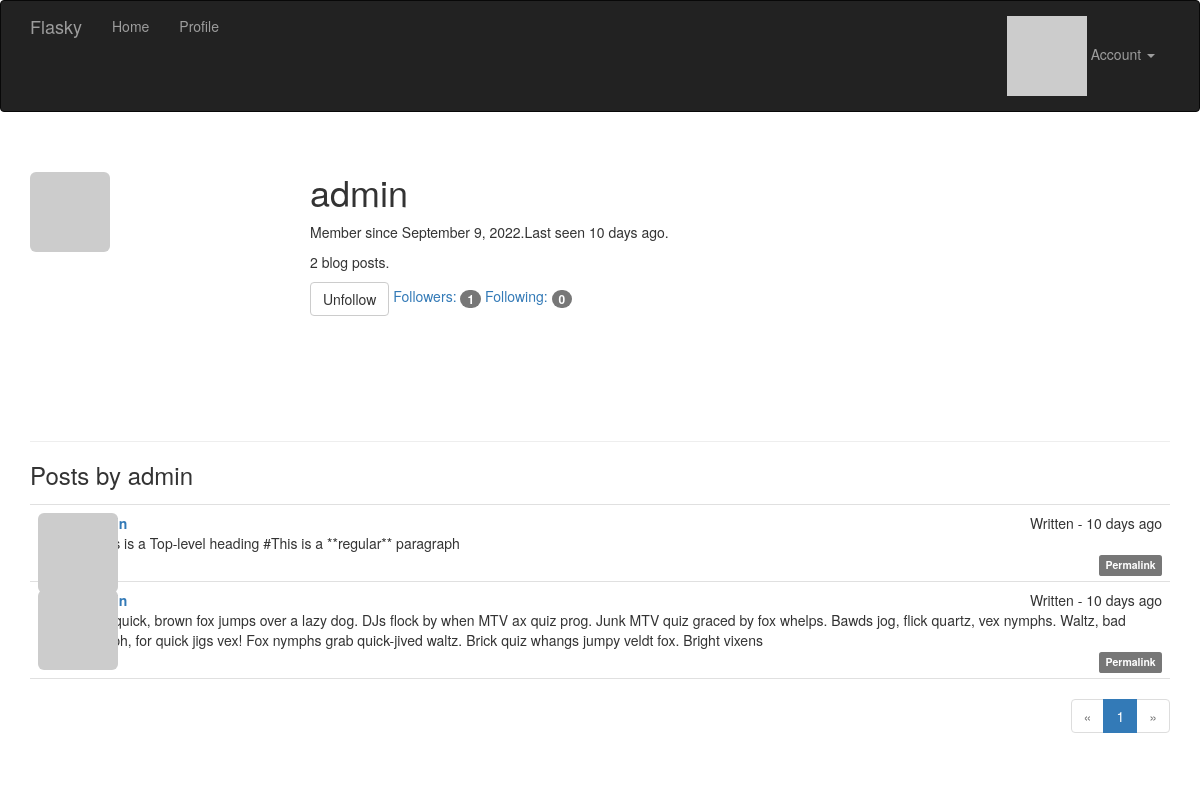
The page /user/admin (signed in) on the database its author committed.
### app/models.py (models this page shows, shortened)
class User(UserMixin, db.Model):
    __tablename__ = 'users'
    id = db.Column(db.Integer, primary_key=True)
    email = db.Column(db.String(64), unique=True, index=True)
    username = db.Column(db.String(64), unique=True, index=True)
    role_id = db.Column(db.Integer, db.ForeignKey('roles.id'))
    password_hash = db.Column(db.String(128))
    confirmed = db.Column(db.Boolean, default=False)
    name = db.Column(db.String(64))
    location = db.Column(db.String(64))
    about_me = db.Column(db.Text())
    member_since = db.Column(db.DateTime(),
                             default=datetime.datetime.utcnow)
    last_seen = db.Column(db.DateTime(),
                          default=datetime.datetime.utcnow)
    avatar_hash = db.Column(db.String(32))
    posts = db.relationship('Post', backref='author', lazy='dynamic')
    followed = db.relationship('Follow',
                               foreign_keys=[Follow.follower_id],
                               backref=db.backref('follower', lazy='joined'),
                               lazy='dynamic',
                               cascade='all, delete-orphan')
    followers = db.relationship('Follow',
                                foreign_keys=[Follow.followed_id],
                                backref=db.backref('followed', lazy='joined'),
                                lazy='dynamic',
                                cascade='all, delete-orphan')
    @property
    def password(self):
        raise AttributeError('password is not a readable attribute')
    def can(self, perm):
        return self.role is not None and self.role.has_permission(perm)
    def is_administrator(self):
        return self.can(Permission.ADMIN)
    def ping(self):
        self.last_seen = datetime.datetime.utcnow()
        db.session.add(self)
        db.session.commit()
    def gravatar(self, size=100, default='robohash', rating='g'):
        if request.is_secure:
            url = 'https://secure.gravatar.com/avatar'
        else:
            url = 'http://www.gravatar.com/avatar'
        hash = self.avatar_hash or self.gravatar_hash()
        return f'{url}/{hash}?s={size}&d={default}&r={rating}'
    def is_following(self, user):
        if user.id is None:
            return False
        return self.followed.filter_by(
            followed_id=user.id).first() is not None

class Post(db.Model):
    __tablename__ = 'posts'
    id = db.Column(db.Integer, primary_key=True)
    body = db.Column(db.Text)
    body_html = db.Column(db.Text)
    timestamp = db.Column(db.DateTime, index=True,
                          default=datetime.datetime.utcnow)
    author_id = db.Column(db.Integer, db.ForeignKey('users.id'))

### app/main/views.py (the view)
@main.route('/user/<username>')
def user(username):
    user = User.query.filter_by(username=username).first_or_404()
    page = request.args.get('page', 1, type=int)
    pagination = user.posts.order_by(Post.timestamp.desc()).paginate(
        page, per_page=current_app.config['FLASKY_POSTS_PER_PAGE'],
        error_out=False)
    posts = pagination.items
    return render_template('user.html', user=user, posts=posts,
                           pagination=pagination)

### app/auth/views.py (called while the page is built)
@auth.before_app_request
def before_request():
    if current_user.is_authenticated:
        current_user.ping()
        if  not current_user.confirmed \
            and request.endpoint \
            and request.blueprint != 'auth' \
            and request.endpoint != 'static':
            return redirect(url_for('auth.unconfirmed'))

### app/main/__init__.py (called while the page is built)
@main.app_context_processor
def inject_permissions():
    return dict(Permission=Permission)

### app/models.py (called while the page is built)
@login_manager.user_loader
def load_user(user_id):
    return User.query.get(int(user_id))

    def has_permission(self, perm):
        return self.permissions & perm == perm

### app/templates/user.html (shortened to what this page needs)
{% extends 'base.html' %}
{% import "_macros.html" as macros %}
{% block page_content %}
<div class='page-header'>
    <img class="img-rounded profile-thumbnail" src="{{ user.gravatar(size=256) }}">
    <div class="profile-header">
        <h1>{{ user.username }}</h1>
        <p> Member since {{ moment(user.member_since).format('LL') }}.Last seen {{ moment(user.last_seen).fromNow() }}. </p>
        <p>{{ user.posts.count() }} blog posts.</p>
        <p>
            {% if current_user.can(Permission.FOLLOW) and user != current_user %}
                {% if not current_user.is_following(user) %}
                <a href="{{ url_for('main.follow', username=user.username) }}" class="btn btn-primary">Follow</a>
                {% else %}
                <a href="{{ url_for('main.unfollow', username=user.username) }}" class="btn btn-default">Unfollow</a>
                {% endif %}
            {% endif %}
            <a href="{{ url_for('main.followers', username=user.username) }}">Followers: <span class="badge">{{ user.followers.count() - 1 }}</span></a>
            <a href="{{ url_for('main.followed_by', username=user.username) }}">Following: <span class="badge">{{ user.followed.count() - 1  }}</span></a>
        </p>
    </div>
</div>
<h3>Posts by {{ user.username }}</h3>
{% include '_posts.html' %}
<div class="pagination">
    {{ macros.pagination_widget(pagination, 'main.user', username=user.username) }}
</div>
{% endblock page_content %}

### app/templates/_posts.html (shortened to what this page needs)
<ul class="posts">
    {% for post in posts %}
    <li class="post">
        <div class="post-thumbnail">
            <a hrer="{{ url_for('main.user', username=post.author.username) }}">
                <img class="img-rounded profile-thumbnail" src="{{ post.author.gravatar(size=40) }}">
            </a>
        </div>
        <div class="post-content">
            <div class="post-date">Written - {{ moment(post.timestamp).fromNow() }}</div>
            <div class="post-author"><a href="{{ url_for('main.user', username=post.author.username) }}">{{ post.author.username }}</a></div>
            <div class="post-body">
                {% if post.body_html %}
                    {{ post.body_html | safe }}
                {% else %}
                    {{ post.body }}
                {% endif %}
            </div>
            <div class="post-footer">
                <a href="{{ url_for('main.post', id=post.id) }}"><span class="label label-default">Permalink</span></a>
            </div>
        </div>
    </li>
    {% endfor %}
</ul>

### app/static/styles.css (style rules this page uses)
.profile-thumbnail { position: absolute; }
.profile-header { min-height: 260px; margin-left: 280px; }
ul.posts { list-style-type: none; padding: 0px; margin: 16px 0px 0px 0px; border-top: 1px solid #e0e0e0; }
ul.posts li.post { padding: 8px; border-bottom: 1px solid #e0e0e0; }
div.post-date { float: right; }
div.post-author { font-weight: bold; }
div.post-thumbnail { position: absolute; }
div.post-content { margin-left: 48px; min-height: 48px; }
div.post-footer { text-align: right; }
div.pagination { width: 100%; text-align: right; padding: 0px; margin: 0px; }

### rows shown on the page
User: username "admin", member_since "September 9, 2022", last_seen "10 days ago"
Post: timestamp "10 days ago", body "#This is a Top-level heading #This is a **regular** paragraph"
Post: timestamp "10 days ago", body "The quick, brown fox jumps over a lazy dog. DJs flock by when MTV ax quiz prog. Junk MTV quiz graced by fox whelps. Bawds jog, flick quartz, vex nymphs. Waltz, bad nymph, for quick jigs vex! Fox nymphs grab quick-jived waltz. Brick quiz whangs jumpy veldt fox. Bright vixens"

### other values the page prints
{{ user.posts.count() }} "2"
{{ user.followers.count() - 1 }} "1"
{{ user.followed.count() - 1 }} "0"
{{ p }} "1"
